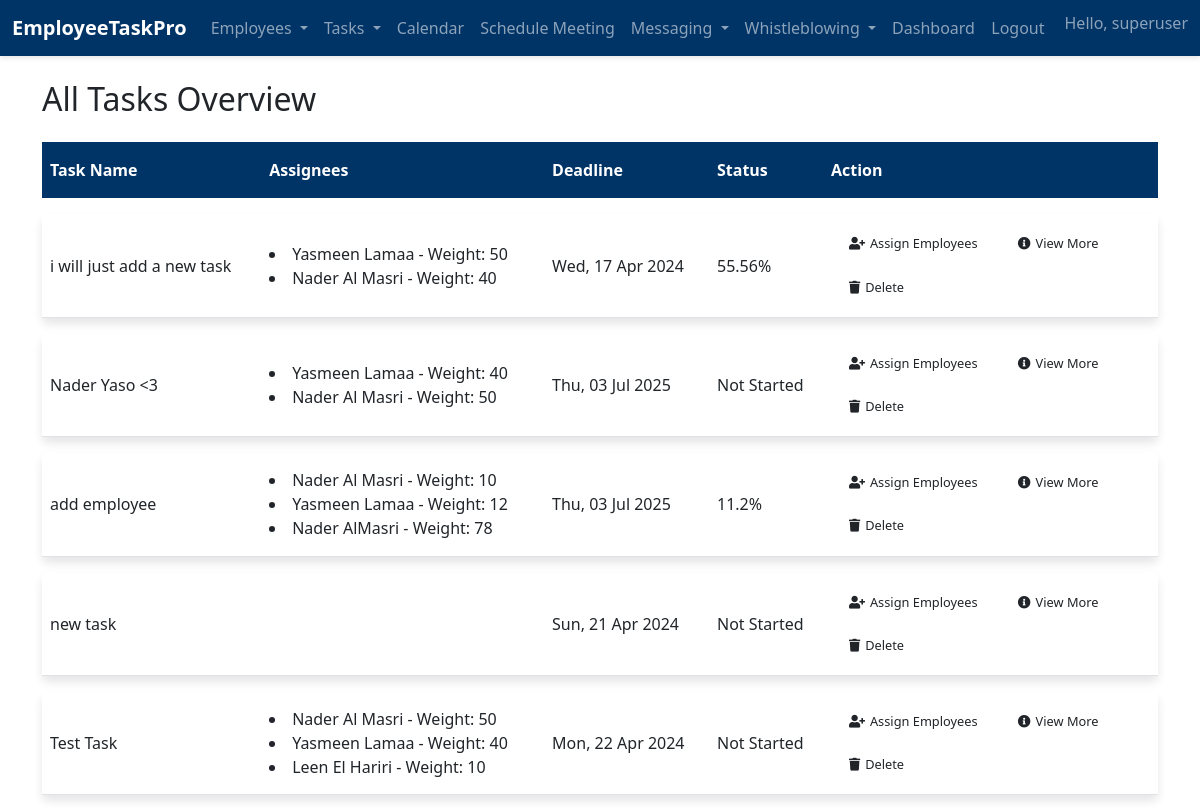
/emp/hr-tasks/ (signed in), run on an earlier commit of the app's database.
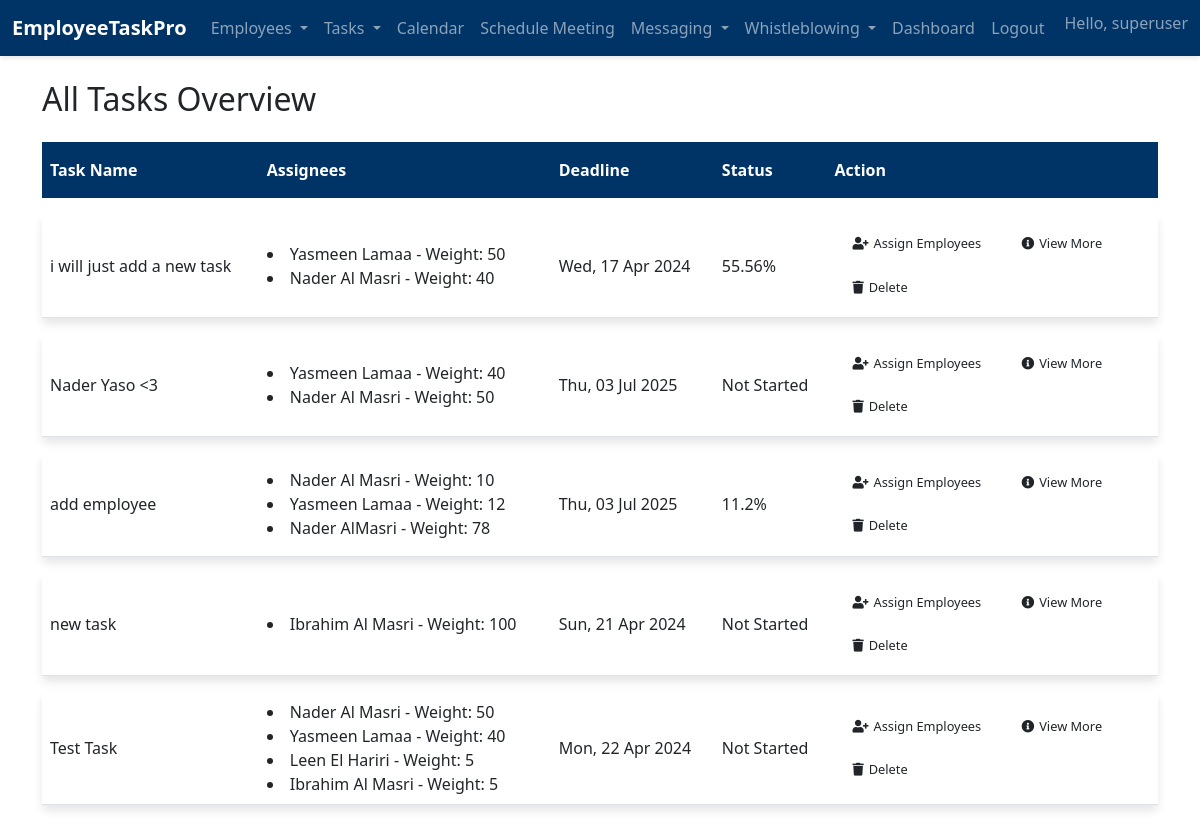
And on a later commit of the database.
### emp/models.py (models this page shows, shortened)
class Task(models.Model):
    title = models.CharField(max_length=200)
    description = models.TextField(blank=True, null=True)
    deadline = models.DateTimeField(null=True, blank=True)
    feedback = models.TextField(blank=True, null=True)
    urgency = models.CharField(
        max_length=50,
        choices=[('Low', 'Low'), ('Medium', 'Medium'), ('High', 'High')],
        default='Low'
    )
    status = models.CharField(
        max_length=50,
        choices=[('Not Started', 'Not Started'), ('In Progress', 'In Progress'), ('Completed', 'Completed')],
        default='Not Started'
    )
    progress_percentage = models.IntegerField(default=0, validators=[MinValueValidator(0), MaxValueValidator(100)],
                                              help_text='Progress percentage for tasks that are "In Progress"')
    date_created = models.DateTimeField(default=timezone.now)
    date_updated = models.DateTimeField(auto_now=True)

class TaskAssignee(models.Model):
    task = models.ForeignKey('Task', on_delete=models.CASCADE)
    emp = models.ForeignKey('Emp', on_delete=models.CASCADE)
    weight = models.IntegerField(help_text='Percentage of task responsibility')
    status = models.CharField(
        max_length=50,
        choices=[('Not Started', 'Not Started'), ('In Progress', 'In Progress'), ('Completed', 'Completed')],
        default='Not Started'
    )
    progress = models.IntegerField(default=0, help_text='Specific progress for tasks that are "In Progress"', validators=[MinValueValidator(0), MaxValueValidator(100)])
    class Meta:
        unique_together = ('task', 'emp')

class Emp(models.Model):
    firstname=models.CharField(max_length=200)
    fathername=models.CharField(max_length=200)
    lastname=models.CharField(max_length=200)
    gender = models.TextField(blank=True,null= True)
    dob = models.DateField(blank=True,null= True)
    emp_id=models.CharField(max_length=200)
    phone = models.CharField(max_length=20, null=True)
    email = models.EmailField(null=True)
    date_hired = models.DateField(default=timezone.now)
    salary = models.FloatField(default=0)
    date_added = models.DateTimeField(default=timezone.now)
    date_updated = models.DateTimeField(auto_now=True)
    address = models.CharField(max_length=100, null=True)
    status=models.BooleanField(default=True)
    department=models.CharField(max_length=200, null=True)
    user = models.OneToOneField(User, on_delete=models.CASCADE, null=True)

### emp/views.py (the view)
# urls.py: path('hr-tasks/', hr_task_overview, name='hr_task_overview'),
@login_required
def hr_task_overview(request):
    if not request.user.groups.filter(name='HR').exists():
        return redirect('emp:emp_home')  # Adjust the redirect as needed
    tasks = Task.objects.all().prefetch_related('taskassignee_set__emp')
    tasks_with_progress = []
    for task in tasks:
        if task.status == 'In Progress':
            total_weight = sum(assignee.weight for assignee in task.taskassignee_set.all())
            if total_weight > 0:
                weighted_progress = sum(
                    assignee.weight * assignee.progress for assignee in task.taskassignee_set.all()
                )
                progress_percentage = weighted_progress / total_weight
                task.progress_percentage=progress_percentage
                task.save()
                if progress_percentage==100:
                    task.status='Completed'
                    task.save()
            else:
                progress_percentage = 0
            task.progress_display = f"{round(progress_percentage,2)}%"
        else:
            task.progress_display = task.status  # Not in progress, show status directly
        tasks_with_progress.append(task)
    context = {'tasks': tasks_with_progress}
    return render(request, 'emp/hr_task_overview.html', context)

### emp/context_processors.py (called while the page is built)
def user_roles(request):
    is_hr_or_manager = request.user.groups.filter(name__in=['HR', 'Manager']).exists()
    is_employee = request.user.groups.filter(name='Employee').exists()
    return {
        'is_hr_or_manager': is_hr_or_manager,
        'is_employee': is_employee,
    }

### templates/emp/hr_task_overview.html (shortened to what this page needs)
{% load static %}
<!doctype html>
<html lang="en">
<head>
    <link href="https://cdn.jsdelivr.net/npm/bootstrap@5.2.2/dist/css/bootstrap.min.css"
          rel="stylesheet"
>
    <link rel="stylesheet" href="{% static 'css/hr_task_overview.css' %}">
    <link rel="stylesheet" href="https://cdnjs.cloudflare.com/ajax/libs/font-awesome/5.15.3/css/all.min.css">
</head>
<body>
{% include 'emp/navbar.html' %}
<div class="container my-4">
    <h2>All Tasks Overview</h2>
    <div class="table-responsive-custom">
    <table class="table">
        <thead>
            <tr>
                <th>Task Name</th>
                <th>Assignees</th>
                <th>Deadline</th>
                <th>Status</th>
                <th>Action</th>
            </tr>
        </thead>
        <tbody>
            {% for task in tasks %}
            <tr>
                <td>{{ task.title }}</td>
                <td>
                    {% for assignee in task.taskassignee_set.all %}
                        <li>{{ assignee.emp.firstname }} {{ assignee.emp.lastname }} - Weight: {{ assignee.weight }}</li>
                    {% endfor %}
                </td>
                <td>{{ task.deadline|date:"D, d M Y" }}</td>
                <td>{{ task.progress_display }}</td>
                <td>
                        <a href="{% url 'emp:assign_task' task.id %}" class="btn btn-assign btn-sm">
                            <i class="fa fa-user-plus"></i>Assign Employees
                        </a>
                        <a href="{% url 'emp:task_view_more' task.id %}" class="btn btn-view-more btn-sm">
                            <i class="fa fa-info-circle"></i>View More
                        </a>
                        <form action="{% url 'emp:delete_task' task.id %}" method="post" onsubmit="return confirm('Are you sure you want to delete this task?');">
                            <button type="submit" class="btn btn-delete btn-sm">
                                <i class="fa fa-trash"></i>Delete
                            </button>
                        </form>
                </td>
            </tr>
            {% empty %}
            <tr>
                <td colspan="6" class="text-center">No tasks available.</td>
            </tr>
            {% endfor %}
        </tbody>
    </table>
</div>
</div>
</body>
</html>

What changed in the data, as far as the page shows it:
added TaskAssignee: emp.firstname "Ibrahim", emp.lastname "Al Masri", weight "100", shown under Task "new task"
changed TaskAssignee "Leen": weight "10" → "5"
added TaskAssignee: emp.firstname "Ibrahim", emp.lastname "Al Masri", weight "5", shown under Task "Test Task"
